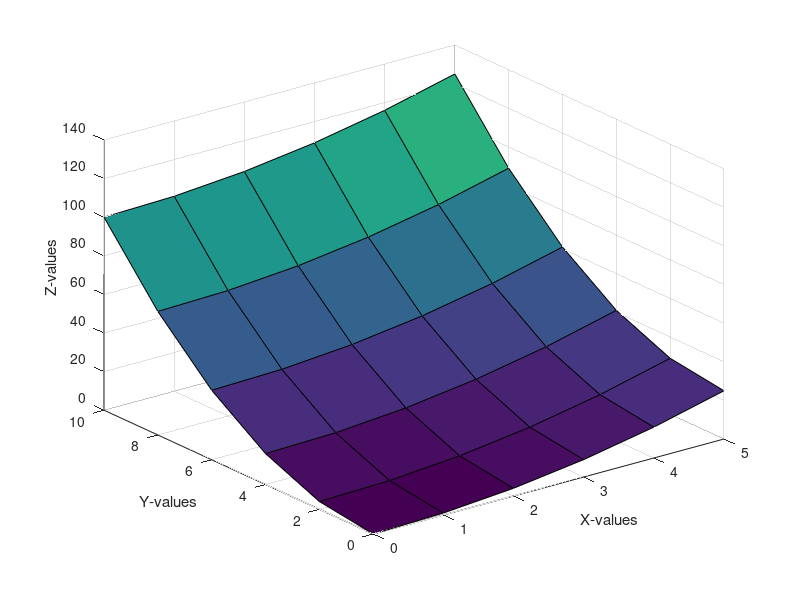

The MATLAB source for this figure:
clear;close all;clc
fprintf(' =============================MESHGRID=============================')
x = 0:5;
y = 0:2:10;
[X Y] = meshgrid(x,y);
Z = X.^2 + Y.^2;
Z
fprintf('Z(5,10) = %d \n',Z(6,6));
fprintf('Z(0,10) = %d \n',Z(1,6));
fprintf('Z(5,0) = %d \n',Z(6,1));

surf(X,Y,Z);


xlabel('X-values');
ylabel('Y-values');
zlabel('Z-values');


